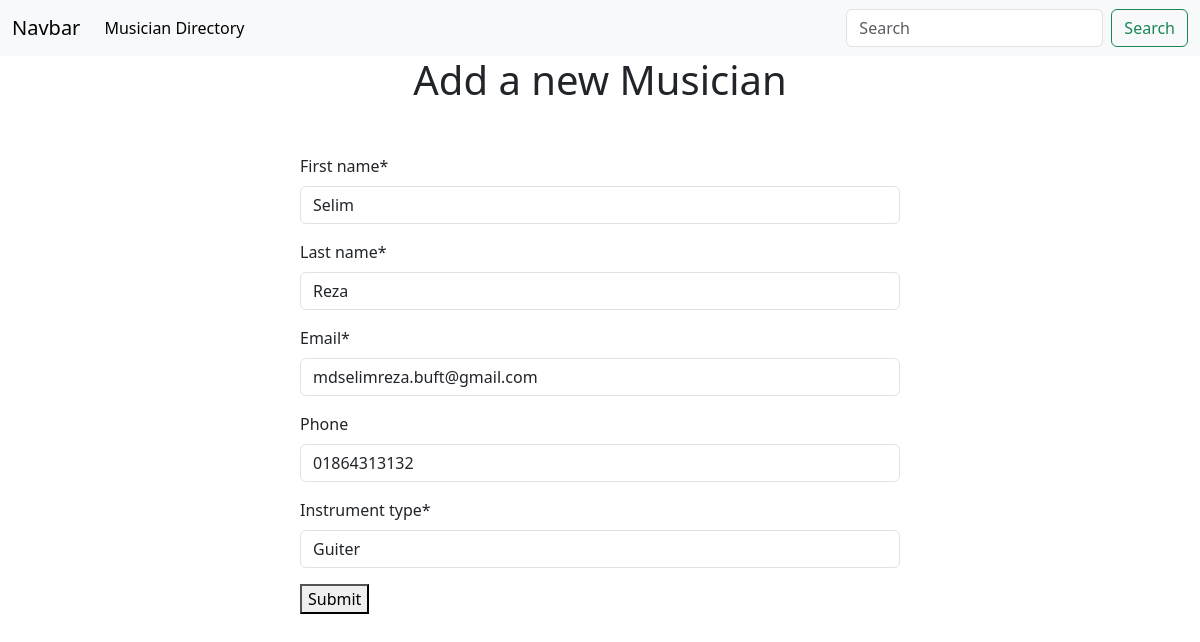
The page /musician/edit/1 on the database its author committed.
### musician/models.py (models this page shows, shortened)
class MusicianModel(models.Model):
    first_name = models.CharField(max_length=20)
    last_name = models.CharField(max_length=20)
    email = models.EmailField()
    phone = models.CharField(max_length=12, blank=True, null=True)
    instrument_type = models.CharField(max_length=20)

### musician/views.py (the view)
# urls.py: path('edit/<int:id>', views.edit_post, name='edit'),
def edit_post(request, id):
    post = models.MusicianModel.objects.get(pk=id)
    form = forms.MusicianForm(instance=post)
    if request.method == 'POST':
        form =  forms.MusicianForm(request.POST, instance=post)
        if form.is_valid():
            form.save()
            return redirect('/')
    return render(request, 'addmusician.html', {'form': form})

### musician/forms.py
class MusicianForm(forms.ModelForm):
    class Meta:
        model = MusicianModel
        fields = "__all__"

### musician/templates/addmusician.html (shortened to what this page needs)
{% extends 'base.html' %}
{% load crispy_forms_tags %}
{% block content %}
    <h1 class='text-center'> Add a new Musician</h1>
    <form method="post" style="width: 50%; margin: 50px auto;">
        {{ form | crispy }}
        <button type="submit">Submit</button>
    </form>
{% endblock content %}

### rows shown on the page
MusicianModel: first_name "Selim", last_name "Reza", email "mdselimreza.buft@gmail.com", phone "01864313132", instrument_type "Guiter"
